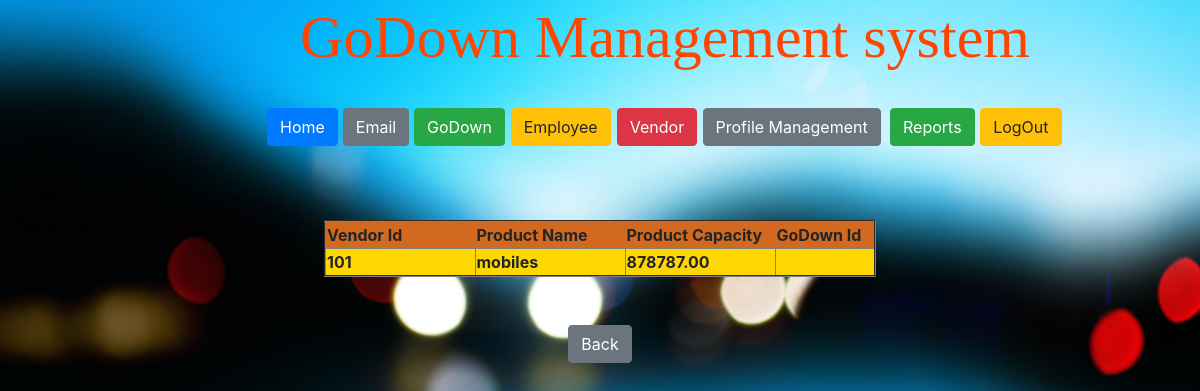
/gd_admin/admin_product_reports/, run on the app's committed database.
### gd_vendor/models.py (models this page shows)
class Dispatcher(models.Model):
    Dispatcher_id = models.AutoField(primary_key=True)
    vendor_id = models.IntegerField()
    product_name = models.CharField(max_length=50)
    product_capacity = models.DecimalField(max_digits=10, decimal_places=2)
    address = models.TextField(max_length=300)
    customer_name = models.CharField(max_length=50)

### templates/gd_admin/admin_product_reports.html (shortened to what this page needs)
<!DOCTYPE html>
<html lang="en">
<head>
{% load staticfiles %}
</head>
<body  background="{% static 'images/gd1.jpg' %}">
{% include 'gd_home/title.html' %}
{% include 'gd_admin/admin_menu.html' %}
<br><br><br>
{% if object_list %}
<table align="center" border="2">
    <tr bgcolor="#d2691e">
        <th width="150">Vendor Id</th>
        <th width="150">Product Name</th>
        <th width="150">Product Capacity</th>
        <th width="100">GoDown Id</th>
    </tr>
{% for x in object_list %}
    <tr bgcolor="#ffd700">
        <th width="100">{{ x.vendor_id }}</th>
        <th width="100">{{ x.product_name }}</th>
        <th width="100">{{ x.product_capacity }}</th>
        <th width="100">{{ x.godown_id }}</th>
    </tr>
{% endfor %}
</table>
{% else %}
    <center><font size="5" face="Arial Black" color="red">Sorry.. No Products are Available</font></center>
{% endif %}
<br><br>
 <form action="{% url 'admin_reports_menu' %}">
     <center><button type="submit" class="btn btn-secondary">Back</button></center>
          </form>
</body>
</html>

### templates/gd_admin/admin_product_reports.html (style rules this page uses)
body { text-align: center; background-size: cover; background-repeat:no-repeat; }

### data on the page
Dispatcher: vendor_id "101", product_name "mobiles", product_capacity "878787.00"
